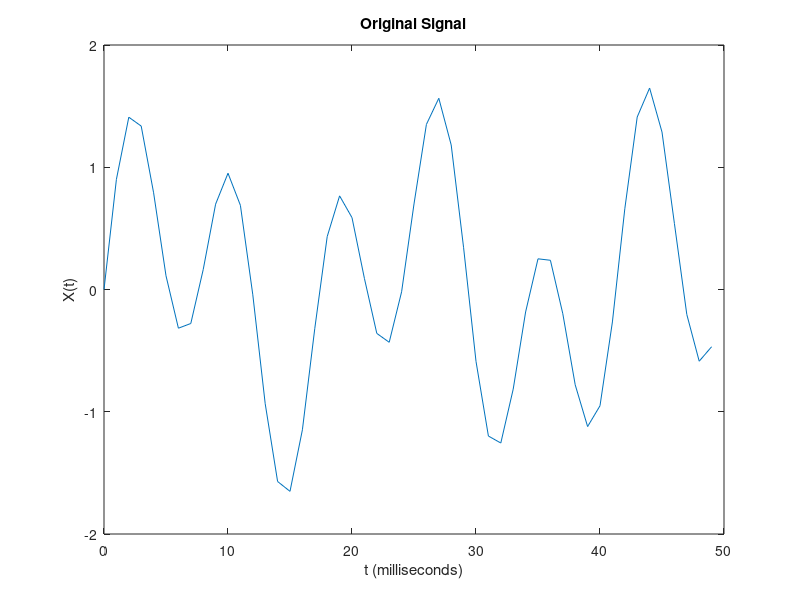
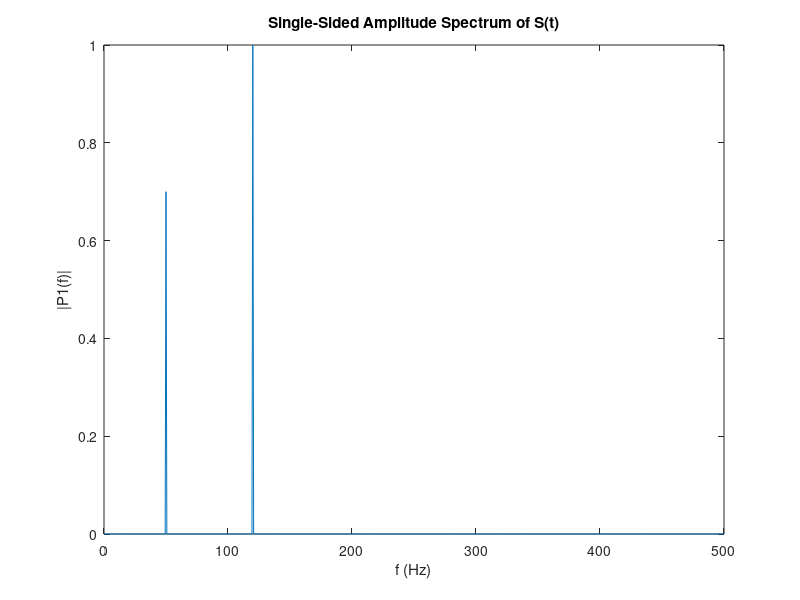

These charts were generated, in order, by the following MATLAB code:
% https://www.mathworks.com/help/matlab/ref/fft.html

Fs = 1000;            % Sampling frequency, samples per second                    
T = 1/Fs;             % Sampling period       
L = 1500;             % Length of signal, number of samples
t = (0:L-1)*T;        % Time vector

% Form a signal containing a 50 Hz sinusoid of amplitude 0.7 and a 120 Hz 
% sinusoid of amplitude 1.
S = 0.7*sin(2*pi*50*t) + sin(2*pi*120*t);

figure;
plot(1000*t(1:50),S(1:50))
title('Original Signal')
xlabel('t (milliseconds)')
ylabel('X(t)')

% Compute the Fourier transform of the signal
Y = fft(S);

P2 = abs(Y/L);
P1 = P2(1:L/2+1);
P1(2:end-1) = 2*P1(2:end-1);

f = Fs*(0:(L/2))/L;

figure;
plot(f,P1) 
title('Single-Sided Amplitude Spectrum of S(t)')
xlabel('f (Hz)')
ylabel('|P1(f)|')